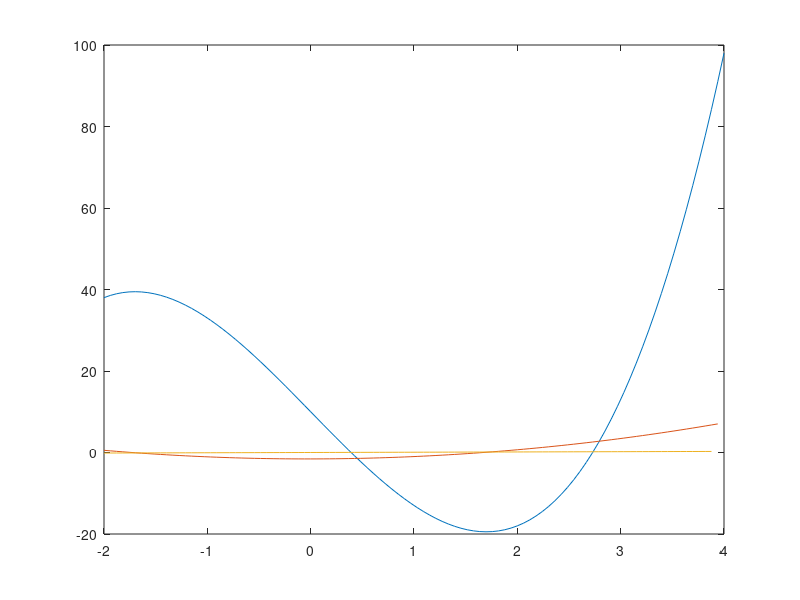

Write the MATLAB code that produced this figure.
x = linspace(-2,4);

func = 3.*((x).^3)-26.*x+10;
func_first = diff(func);
func_second = diff(func_first);
vec_1 = x(1:end-1);
vec_2 = x(1:end-2);
plot(x, func)
hold on
plot(vec_1, func_first)
hold on
plot(vec_2, func_second)
